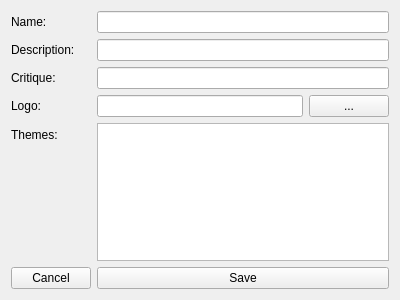
<?xml version="1.0" encoding="UTF-8"?>
<ui version="4.0">
 <class>PublisherForm</class>
 <widget class="QWidget" name="PublisherForm">
  <property name="geometry">
   <rect>
    <x>0</x>
    <y>0</y>
    <width>400</width>
    <height>300</height>
   </rect>
  </property>
  <property name="windowTitle">
   <string>Form</string>
  </property>
  <layout class="QFormLayout" name="formLayout">
   <item row="0" column="0">
    <widget class="QLabel" name="nameLabel">
     <property name="text">
      <string>Name:</string>
     </property>
    </widget>
   </item>
   <item row="0" column="1">
    <widget class="QLineEdit" name="nameLineEdit"/>
   </item>
   <item row="1" column="0">
    <widget class="QLabel" name="descriptionLabel">
     <property name="text">
      <string>Description:</string>
     </property>
    </widget>
   </item>
   <item row="1" column="1">
    <widget class="QLineEdit" name="descriptionLineEdit"/>
   </item>
   <item row="2" column="0">
    <widget class="QLabel" name="critiqueLabel">
     <property name="text">
      <string>Critique:</string>
     </property>
    </widget>
   </item>
   <item row="2" column="1">
    <widget class="QLineEdit" name="critiqueLineEdit"/>
   </item>
   <item row="3" column="0">
    <widget class="QLabel" name="logoLabel">
     <property name="text">
      <string>Logo:</string>
     </property>
    </widget>
   </item>
   <item row="3" column="1">
    <widget class="QWidget" name="logoWidget" native="true">
     <layout class="QHBoxLayout" name="horizontalLayout">
      <property name="margin">
       <number>0</number>
      </property>
      <item>
       <widget class="QLineEdit" name="logoLineEdit"/>
      </item>
      <item>
       <widget class="QPushButton" name="logoPushButton">
        <property name="text">
         <string>...</string>
        </property>
       </widget>
      </item>
     </layout>
    </widget>
   </item>
   <item row="4" column="0">
    <widget class="QLabel" name="themesLabel">
     <property name="text">
      <string>Themes:</string>
     </property>
    </widget>
   </item>
   <item row="4" column="1">
    <widget class="QListWidget" name="themesListWidget">
     <property name="selectionMode">
      <enum>QAbstractItemView::ExtendedSelection</enum>
     </property>
    </widget>
   </item>
   <item row="5" column="0">
    <widget class="QPushButton" name="cancelPushButton">
     <property name="text">
      <string>Cancel</string>
     </property>
    </widget>
   </item>
   <item row="5" column="1">
    <widget class="QPushButton" name="savePushButton">
     <property name="layoutDirection">
      <enum>Qt::LeftToRight</enum>
     </property>
     <property name="text">
      <string>Save</string>
     </property>
    </widget>
   </item>
  </layout>
 </widget>
 <tabstops>
  <tabstop>nameLineEdit</tabstop>
  <tabstop>descriptionLineEdit</tabstop>
  <tabstop>critiqueLineEdit</tabstop>
  <tabstop>logoLineEdit</tabstop>
  <tabstop>logoPushButton</tabstop>
  <tabstop>themesListWidget</tabstop>
  <tabstop>cancelPushButton</tabstop>
  <tabstop>savePushButton</tabstop>
 </tabstops>
 <resources/>
 <connections/>
</ui>
